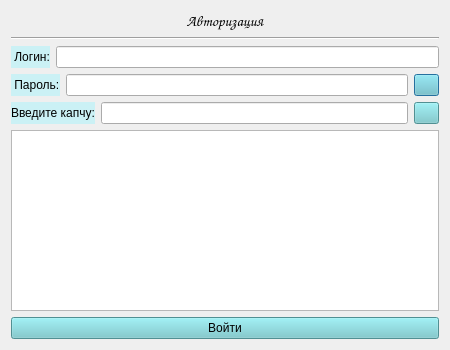
<?xml version="1.0" encoding="UTF-8"?>
<ui version="4.0">
 <class>Dialog</class>
 <widget class="QDialog" name="Dialog">
  <property name="geometry">
   <rect>
    <x>0</x>
    <y>0</y>
    <width>450</width>
    <height>350</height>
   </rect>
  </property>
  <property name="sizePolicy">
   <sizepolicy hsizetype="Fixed" vsizetype="Fixed">
    <horstretch>0</horstretch>
    <verstretch>0</verstretch>
   </sizepolicy>
  </property>
  <property name="maximumSize">
   <size>
    <width>450</width>
    <height>350</height>
   </size>
  </property>
  <property name="windowTitle">
   <string>Dialog</string>
  </property>
  <layout class="QVBoxLayout" name="verticalLayout_2">
   <item>
    <layout class="QVBoxLayout" name="verticalLayout" stretch="1,0,1,1,0,0,10,1">
     <item>
      <widget class="QLabel" name="label">
       <property name="font">
        <font>
         <family>Comic Sans MS</family>
         <pointsize>11</pointsize>
         <weight>50</weight>
         <italic>false</italic>
         <bold>false</bold>
        </font>
       </property>
       <property name="styleSheet">
        <string notr="true">font: 11pt &quot;Comic Sans MS&quot;;</string>
       </property>
       <property name="text">
        <string>Авторизация</string>
       </property>
       <property name="alignment">
        <set>Qt::AlignCenter</set>
       </property>
      </widget>
     </item>
     <item>
      <widget class="Line" name="line">
       <property name="orientation">
        <enum>Qt::Horizontal</enum>
       </property>
      </widget>
     </item>
     <item>
      <layout class="QHBoxLayout" name="horizontalLayout">
       <item>
        <widget class="QLabel" name="label_2">
         <property name="styleSheet">
          <string notr="true">background-color: rgb(203,241,245);
font: 9pt &quot;Andale Mono&quot;;</string>
         </property>
         <property name="text">
          <string> Логин:</string>
         </property>
        </widget>
       </item>
       <item>
        <widget class="QLineEdit" name="edit_login"/>
       </item>
      </layout>
     </item>
     <item>
      <layout class="QHBoxLayout" name="horizontalLayout_2">
       <item>
        <widget class="QLabel" name="label_3">
         <property name="styleSheet">
          <string notr="true">background-color: rgb(203,241,245);
font: 9pt &quot;Andale Mono&quot;;</string>
         </property>
         <property name="text">
          <string> Пароль:</string>
         </property>
        </widget>
       </item>
       <item>
        <widget class="QLineEdit" name="edit_password">
         <property name="inputMethodHints">
          <set>Qt::ImhHiddenText|Qt::ImhNoAutoUppercase|Qt::ImhNoPredictiveText|Qt::ImhSensitiveData</set>
         </property>
         <property name="echoMode">
          <enum>QLineEdit::Password</enum>
         </property>
        </widget>
       </item>
       <item>
        <widget class="QPushButton" name="btn_hide_password">
         <property name="maximumSize">
          <size>
           <width>25</width>
           <height>25</height>
          </size>
         </property>
         <property name="cursor">
          <cursorShape>PointingHandCursor</cursorShape>
         </property>
         <property name="styleSheet">
          <string notr="true">background-color: rgb(113,201,206);
font: 9pt &quot;Andale Mono&quot;;</string>
         </property>
         <property name="text">
          <string/>
         </property>
         <property name="icon">
          <iconset>
           <normaloff>../img/pas.png</normaloff>../img/pas.png</iconset>
         </property>
        </widget>
       </item>
      </layout>
     </item>
     <item>
      <layout class="QHBoxLayout" name="horizontalLayout_4">
       <item>
        <widget class="QLabel" name="label_4">
         <property name="styleSheet">
          <string notr="true">background-color: rgb(203,241,245);
font: 9pt &quot;Andale Mono&quot;;</string>
         </property>
         <property name="text">
          <string>Введите капчу:</string>
         </property>
        </widget>
       </item>
       <item>
        <widget class="QLineEdit" name="edit_captcha"/>
       </item>
       <item>
        <widget class="QPushButton" name="btn_new_captcha">
         <property name="maximumSize">
          <size>
           <width>25</width>
           <height>25</height>
          </size>
         </property>
         <property name="cursor">
          <cursorShape>PointingHandCursor</cursorShape>
         </property>
         <property name="styleSheet">
          <string notr="true">background-color: rgb(113,201,206);
font: 9pt &quot;Andale Mono&quot;;</string>
         </property>
         <property name="text">
          <string/>
         </property>
         <property name="icon">
          <iconset>
           <normaloff>../img/Обновить.png</normaloff>../img/Обновить.png</iconset>
         </property>
        </widget>
       </item>
      </layout>
     </item>
     <item>
      <widget class="QGraphicsView" name="draw_captcha"/>
     </item>
     <item>
      <spacer name="verticalSpacer">
       <property name="orientation">
        <enum>Qt::Vertical</enum>
       </property>
       <property name="sizeHint" stdset="0">
        <size>
         <width>20</width>
         <height>40</height>
        </size>
       </property>
      </spacer>
     </item>
     <item>
      <widget class="QPushButton" name="btn_enter">
       <property name="cursor">
        <cursorShape>PointingHandCursor</cursorShape>
       </property>
       <property name="styleSheet">
        <string notr="true">background-color: rgb(113,201,206);
font: 9pt &quot;Andale Mono&quot;;</string>
       </property>
       <property name="text">
        <string>Войти</string>
       </property>
      </widget>
     </item>
    </layout>
   </item>
  </layout>
 </widget>
 <resources/>
 <connections/>
</ui>
